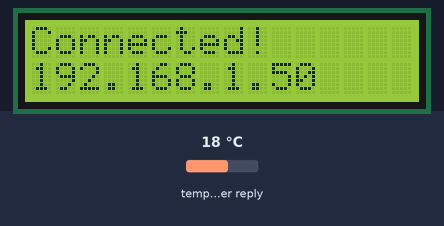
Simulated run of this sketch. Board: ESP32. Shown: 16×2 character LCD. Inputs (shaded band) come from the test bench; at power-on: temperature in the weather reply 18 °C. WiFi joins after 1.5 s; servers stay silent unless stated; the local clock reads 2024-03-15 10:24:30 at power-on unless the sketch sets it; web services answer with replies made up by the test bench.

Above: at 1.7 s.
At 3.4 s:
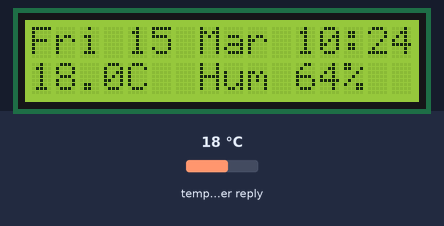
At 21.4 s:
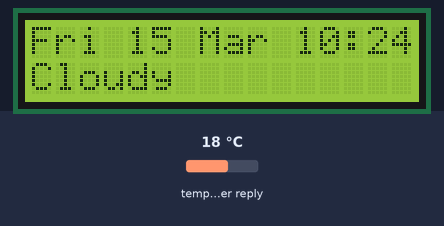
At 34.2 s:
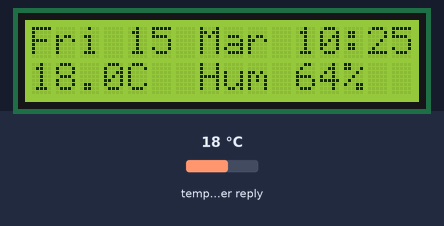
At 38.4 s:
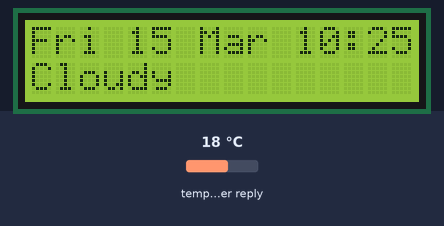

The sketch:

weather_clock_station.ino
```cpp
// ESP32 Wi-Fi Weather + Clock Station (16x2 I2C LCD)
// Libraries (Library Manager): "LiquidCrystal I2C" by Frank de Brabander, "ArduinoJson" v7
// Weather: Open-Meteo (free, no API key). Time: NTP.
//credits to am_i_agrim
#include <WiFi.h>
#include <WiFiClientSecure.h>
#include <HTTPClient.h>
#include <ArduinoJson.h>
#include <LiquidCrystal_I2C.h>
#include <time.h>

// ---- EDIT THESE ----
const char* WIFI_SSID = "YOUR_WIFI_SSID";
const char* WIFI_PASS = "YOUR_WIFI_PASSWORD";
const float LAT = 28.61;          // your city's latitude
const float LON = 77.20;          // your city's longitude
const long  GMT_OFFSET_SEC = 19800; // IST = UTC+5:30
// --------------------

LiquidCrystal_I2C lcd(0x27, 16, 2); // try 0x3F if the screen stays blank

float temp = 0;
int hum = 0, wcode = 0;
bool haveWeather = false;
bool showDesc = false;
unsigned long lastWeather = 0, lastSwitch = 0;

const char* describe(int c) {
  if (c == 0) return "Clear";
  if (c <= 3) return "Cloudy";
  if (c <= 48) return "Fog";
  if (c <= 57) return "Drizzle";
  if (c <= 67) return "Rain";
  if (c <= 77) return "Snow";
  if (c <= 82) return "Showers";
  if (c <= 86) return "Snow";
  return "Storm";
}

void printLine(int row, const char* text) {
  char buf[17];
  snprintf(buf, sizeof(buf), "%-16s", text);
  lcd.setCursor(0, row);
  lcd.print(buf);
}

void fetchWeather() {
  WiFiClientSecure client;
  client.setInsecure();
  HTTPClient http;
  String url = "https://api.open-meteo.com/v1/forecast?latitude=" + String(LAT, 2) +
               "&longitude=" + String(LON, 2) +
               "&current=temperature_2m,relative_humidity_2m,weather_code";
  if (!http.begin(client, url)) return;
  if (http.GET() == 200) {
    JsonDocument doc;
    if (!deserializeJson(doc, http.getString())) {
      temp = doc["current"]["temperature_2m"];
      hum = doc["current"]["relative_humidity_2m"];
      wcode = doc["current"]["weather_code"];
      haveWeather = true;
    }
  }
  http.end();
}

void setup() {
  lcd.init();
  lcd.backlight();
  printLine(0, "Connecting WiFi");

  WiFi.begin(WIFI_SSID, WIFI_PASS);
  while (WiFi.status() != WL_CONNECTED) delay(300);

  printLine(0, "Connected!");
  printLine(1, WiFi.localIP().toString().c_str());
  delay(1500);

  configTime(GMT_OFFSET_SEC, 0, "pool.ntp.org", "time.nist.gov");
  fetchWeather();
  lastWeather = millis();
}

void loop() {
  // Refresh weather every 10 minutes
  if (millis() - lastWeather > 600000UL) {
    fetchWeather();
    lastWeather = millis();
  }

  // Swap bottom line between numbers and description every 4 seconds
  if (millis() - lastSwitch > 4000) {
    showDesc = !showDesc;
    lastSwitch = millis();
  }

  struct tm t;
  if (getLocalTime(&t)) {
    char line1[17];
    strftime(line1, sizeof(line1), "%a %d %b %H:%M", &t); // e.g. Wed 04 Nov 14:05
    printLine(0, line1);
  } else {
    printLine(0, "Syncing time...");
  }

  if (!haveWeather) {
    printLine(1, "Getting weather");
  } else {
    char line2[17];
    if (showDesc) snprintf(line2, sizeof(line2), "%s", describe(wcode));
    else snprintf(line2, sizeof(line2), "%.1fC  Hum %d%%", temp, hum);
    printLine(1, line2);
  }

  delay(500);
}
```

Measured:
- what the display in image 0 shows lasts 1.7 s, from 1.6 s to 3.3 s
- what the display in image 1 shows lasts 1.1 s, from 3.3 s to 4.4 s
- what the display in image 2 shows lasts 4.2 s, from 21.4 s to 25.6 s
